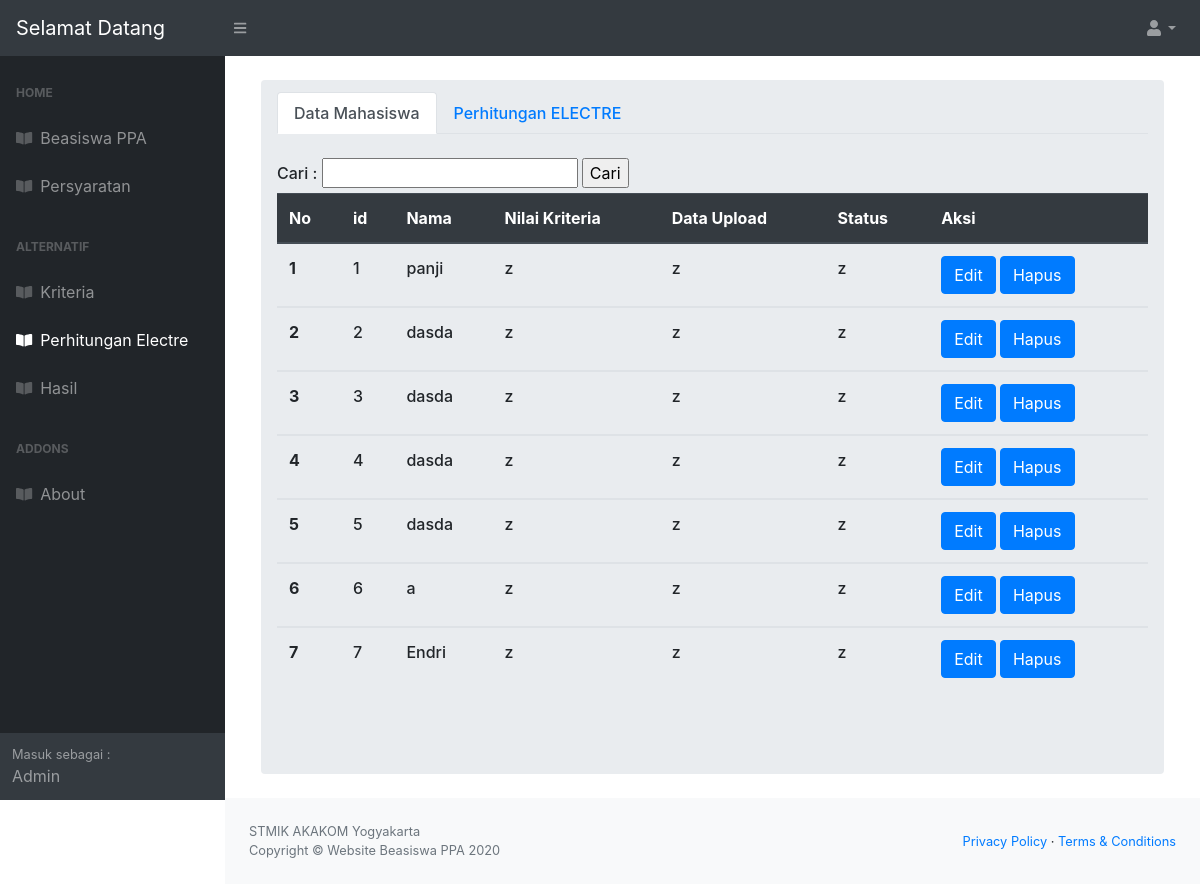
Page /index.php?module=alternatif (signed in) on the committed database.
### tables this page shows
CREATE TABLE `mahasiswa` (
  `id` int(11) NOT NULL,
  `nama_lenkap` varchar(200) NOT NULL,
  `tempat_lahir` varchar(200) NOT NULL,
  `tgl_lahir` date NOT NULL,
  `no_hp` char(13) NOT NULL,
  `jk` char(3) NOT NULL,
  `alamat_asal` varchar(200) NOT NULL,
  `nim` char(15) NOT NULL,
  `smester` char(2) NOT NULL,
  `fakultas` varchar(50) NOT NULL,
  `alamat_sekarang` varchar(200) NOT NULL,
  `aktif` tinyint(1) NOT NULL,
  `nama_ayah` varchar(200) NOT NULL,
  `umur_ayah` int(11) NOT NULL,
  `pekerjaan_ayah` varchar(200) NOT NULL,
  `status_ayah` varchar(10) NOT NULL,
  `alamat_ayah` varchar(200) NOT NULL,
  `nama_ibu` varchar(200) NOT NULL,
  `umur_ibu` int(11) NOT NULL,
  `pekerjaan_ibu` varchar(200) NOT NULL,
  `status_ibu` varchar(10) NOT NULL,
  `alamat_ibu` varchar(200) NOT NULL
);

### pages/alternatif.php (the view, shortened to what this page needs)
<div class="container-fluid">
  <br/>
        <ol class="breadcrumb mb-4">
              <div text-align: justify class="h6">
                  <ul class="nav nav-tabs" id="myTab" role="tablist">
                    <li class="nav-item">
                      <a class="nav-link active" id="home-tab" data-toggle="tab" href="#home" role="tab" aria-controls="home" aria-selected="true">Data Mahasiswa</a>
                    </li>
                    <li class="nav-item">
                      <a class="nav-link" id="profile-tab" data-toggle="tab" href="#profile" role="tab" aria-controls="profile" aria-selected="false">Perhitungan ELECTRE</a>
                    </li>
                  </ul>
                      <?php
                        $sql = "SELECT * FROM mahasiswa";
                        $result = $link->prepare($sql);
                        $result->execute();
                        $data = $result->fetchAll(\PDO::FETCH_ASSOC);
                        $no=1;
                        ?>
                      <div class="tab-content" id="myTabContent">
                        <div class="tab-pane fade show active" id="home" role="tabpanel" aria-labelledby="home-tab">
                        <br/>
                        <label>Cari : </label>
                      <input type="text" name="cari">
                      <input type="submit" value="Cari">
                      <table class="table">
                        <thead class="thead-dark">
                            <tr>
                            <th>
                                No
                              </th>
                              <th>
                                id
                              </th>
                              <th>
                                Nama
                              </th>
                              <th>
                                Nilai Kriteria
                              </th>
                              <th>
                                Data Upload
                              </th>
                              <th>
                                Status
                              </th>
                              <th>
                                Aksi
                              </th>
                            </tr>
                                  <?php
                                    if($data) {
                                      foreach($data as $row) {
                                    ?>
                           <tbody>
                             <tr>
                                      <th>
                                        <?php echo $no++; ?>
                                      </th>
                                      <td>
                                        <?php echo $row['id']; ?>
                                      </td>
                                      <td>
                                       <?php echo $row['nama_lenkap']; ?>
                                      </td>
                                      <td>
                                        z
                                      </td>
                                      <td>
                                        z
                                      </td>
                                      <td>
                                        z
                                      </td>
                                      <td>
                                          <button type="button" class="btn btn-primary">Edit</button>
                                          <button type="button" class="btn btn-primary">Hapus</button>
                                      </td>
                              </tr>
                            </tbody>
                                   <?php
                                      }
                                    }
                                      else
                                        {
                                        echo "Tidak ada Data";
                                        }
                                    ?>
                          </table>
                        </div>
                      </div>

### rows in the picture
mahasiswa: id "1", nama_lenkap "panji"
mahasiswa: id "2", nama_lenkap "dasda"
mahasiswa: id "3", nama_lenkap "dasda"
mahasiswa: id "4", nama_lenkap "dasda"
mahasiswa: id "5", nama_lenkap "dasda"
mahasiswa: id "6", nama_lenkap "a"
mahasiswa: id "7", nama_lenkap "Endri"

### other values in the picture
$_SESSION['username'] "Admin"
